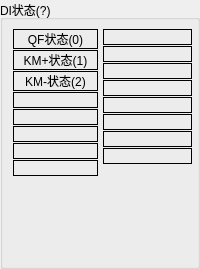
          <widget class="QGroupBox" name="G_DIStatus">
           <property name="minimumSize">
            <size>
             <width>180</width>
             <height>0</height>
            </size>
           </property>
           <property name="title">
            <string>DI状态(?)</string>
           </property>
           <layout class="QHBoxLayout" name="horizontalLayout_3">
            <property name="spacing">
             <number>5</number>
            </property>
            <property name="leftMargin">
             <number>5</number>
            </property>
            <property name="topMargin">
             <number>9</number>
            </property>
            <property name="rightMargin">
             <number>5</number>
            </property>
            <property name="bottomMargin">
             <number>5</number>
            </property>
            <item>
             <layout class="QVBoxLayout" name="verticalLayout_5">
              <property name="spacing">
               <number>1</number>
              </property>
              <property name="leftMargin">
               <number>5</number>
              </property>
              <property name="bottomMargin">
               <number>5</number>
              </property>
              <item>
               <widget class="QLabel" name="bDI0">
                <property name="frameShape">
                 <enum>QFrame::Box</enum>
                </property>
                <property name="text">
                 <string>QF状态(0)</string>
                </property>
                <property name="alignment">
                 <set>Qt::AlignCenter</set>
                </property>
               </widget>
              </item>
              <item>
               <widget class="QLabel" name="bDI1">
                <property name="frameShape">
                 <enum>QFrame::Box</enum>
                </property>
                <property name="text">
                 <string>KM+状态(1)</string>
                </property>
                <property name="alignment">
                 <set>Qt::AlignCenter</set>
                </property>
               </widget>
              </item>
              <item>
               <widget class="QLabel" name="bDI2">
                <property name="frameShape">
                 <enum>QFrame::Box</enum>
                </property>
                <property name="text">
                 <string>KM-状态(2)</string>
                </property>
                <property name="alignment">
                 <set>Qt::AlignCenter</set>
                </property>
               </widget>
              </item>
              <item>
               <widget class="QLabel" name="bDI3">
                <property name="frameShape">
                 <enum>QFrame::Box</enum>
                </property>
                <property name="text">
                 <string/>
                </property>
                <property name="alignment">
                 <set>Qt::AlignCenter</set>
                </property>
               </widget>
              </item>
              <item>
               <widget class="QLabel" name="bDI4">
                <property name="frameShape">
                 <enum>QFrame::Box</enum>
                </property>
                <property name="text">
                 <string/>
                </property>
                <property name="alignment">
                 <set>Qt::AlignCenter</set>
                </property>
               </widget>
              </item>
              <item>
               <widget class="QLabel" name="bDI5">
                <property name="frameShape">
                 <enum>QFrame::Box</enum>
                </property>
                <property name="text">
                 <string/>
                </property>
                <property name="alignment">
                 <set>Qt::AlignCenter</set>
                </property>
               </widget>
              </item>
              <item>
               <widget class="QLabel" name="bDI6">
                <property name="frameShape">
                 <enum>QFrame::Box</enum>
                </property>
                <property name="text">
                 <string/>
                </property>
                <property name="alignment">
                 <set>Qt::AlignCenter</set>
                </property>
               </widget>
              </item>
              <item>
               <widget class="QLabel" name="bDI7">
                <property name="frameShape">
                 <enum>QFrame::Box</enum>
                </property>
                <property name="text">
                 <string/>
                </property>
                <property name="alignment">
                 <set>Qt::AlignCenter</set>
                </property>
               </widget>
              </item>
              <item>
               <spacer name="verticalSpacer_11">
                <property name="orientation">
                 <enum>Qt::Vertical</enum>
                </property>
                <property name="sizeHint" stdset="0">
                 <size>
                  <width>20</width>
                  <height>40</height>
                 </size>
                </property>
               </spacer>
              </item>
              <item>
               <spacer name="verticalSpacer_4">
                <property name="orientation">
                 <enum>Qt::Vertical</enum>
                </property>
                <property name="sizeHint" stdset="0">
                 <size>
                  <width>20</width>
                  <height>40</height>
                 </size>
                </property>
               </spacer>
              </item>
             </layout>
            </item>
            <item>
             <layout class="QVBoxLayout" name="verticalLayout_6">
              <property name="spacing">
               <number>1</number>
              </property>
              <item>
               <widget class="QLabel" name="bDI8">
                <property name="frameShape">
                 <enum>QFrame::Box</enum>
                </property>
                <property name="text">
                 <string/>
                </property>
                <property name="alignment">
                 <set>Qt::AlignCenter</set>
                </property>
               </widget>
              </item>
              <item>
               <widget class="QLabel" name="bDI9">
                <property name="frameShape">
                 <enum>QFrame::Box</enum>
                </property>
                <property name="text">
                 <string/>
                </property>
                <property name="alignment">
                 <set>Qt::AlignCenter</set>
                </property>
               </widget>
              </item>
              <item>
               <widget class="QLabel" name="bDI10">
                <property name="frameShape">
                 <enum>QFrame::Box</enum>
                </property>
                <property name="text">
                 <string/>
                </property>
                <property name="alignment">
                 <set>Qt::AlignCenter</set>
                </property>
               </widget>
              </item>
              <item>
               <widget class="QLabel" name="bDI11">
                <property name="frameShape">
                 <enum>QFrame::Box</enum>
                </property>
                <property name="text">
                 <string/>
                </property>
                <property name="alignment">
                 <set>Qt::AlignCenter</set>
                </property>
               </widget>
              </item>
              <item>
               <widget class="QLabel" name="bDI12">
                <property name="frameShape">
                 <enum>QFrame::Box</enum>
                </property>
                <property name="text">
                 <string/>
                </property>
                <property name="alignment">
                 <set>Qt::AlignCenter</set>
                </property>
               </widget>
              </item>
              <item>
               <widget class="QLabel" name="bDI13">
                <property name="frameShape">
                 <enum>QFrame::Box</enum>
                </property>
                <property name="text">
                 <string/>
                </property>
                <property name="alignment">
                 <set>Qt::AlignCenter</set>
                </property>
               </widget>
              </item>
              <item>
               <widget class="QLabel" name="bDI14">
                <property name="frameShape">
                 <enum>QFrame::Box</enum>
                </property>
                <property name="text">
                 <string/>
                </property>
                <property name="alignment">
                 <set>Qt::AlignCenter</set>
                </property>
               </widget>
              </item>
              <item>
               <widget class="QLabel" name="bDI15">
                <property name="frameShape">
                 <enum>QFrame::Box</enum>
                </property>
                <property name="text">
                 <string/>
                </property>
                <property name="alignment">
                 <set>Qt::AlignCenter</set>
                </property>
               </widget>
              </item>
              <item>
               <spacer name="verticalSpacer_12">
                <property name="orientation">
                 <enum>Qt::Vertical</enum>
                </property>
                <property name="sizeHint" stdset="0">
                 <size>
                  <width>20</width>
                  <height>40</height>
                 </size>
                </property>
               </spacer>
              </item>
             </layout>
            </item>
           </layout>
          </widget>
